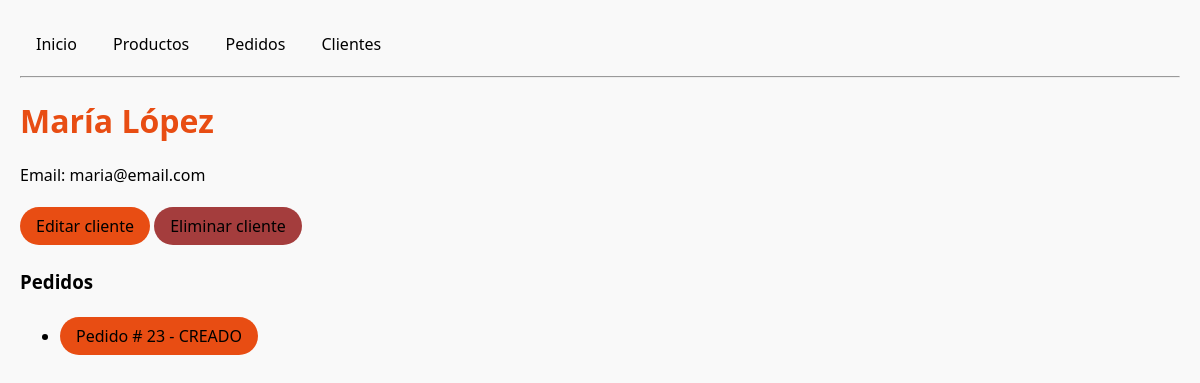
The app's page /clientes/5/ with its own data.
### tienda/models.py (models this page shows, shortened)
class Cliente(models.Model):
    nombre = models.CharField(max_length=100)
    email = models.EmailField(unique=True)
    fecha_regitro = models.DateTimeField(auto_now_add=True)
    activo = models.BooleanField(default=True)

class Pedido(models.Model):
    ESTADOS = [
        ("CREADO", "Creado"),
        ("PAGADO", "Pagado"),
        ("ENVIADO", "Enviado"),
        ("CERRADO", "Cerrado"),
    ]
    cliente = models.ForeignKey(Cliente, on_delete=models.CASCADE, related_name="pedidos")
    fecha = models.DateTimeField(auto_now_add=True)
    estado = models.CharField(max_length=7, choices=ESTADOS ,default="CREADO")

### tienda/views.py (the view)
# urls.py: path("clientes/<int:pk>/", views.detalle_cliente, name="detalle_cliente"),
def detalle_cliente(request, pk):
    cliente = get_object_or_404(Cliente, pk=pk)
    pedidos = cliente.pedidos.select_related('cliente').prefetch_related('items').order_by('-fecha')
    return render(request, "tienda/detalle_cliente.html", {"cliente": cliente, "pedidos": pedidos})

### tienda/templates/tienda/detalle_cliente.html (shortened to what this page needs)
{% extends 'tienda/base.html' %}
{% block content %}
<h1>{{ cliente.nombre }}</h1>
<p>Email: {{ cliente.email }}</p>
<p>
    <a href="{% url 'tienda:editar_cliente' cliente.pk %}" class="btn primary"> Editar cliente </a>
    <a href="{% url 'tienda:eliminar_cliente' cliente.pk %}" class="btn delete"> Eliminar cliente </a>
</p>
<h3>Pedidos</h3>
    <ul>
        {% for p in pedidos %}
            <li>
                <a href="{% url 'tienda:detalle_pedido' p.pk %}" class="btn primary">
                    Pedido # {{ p.id }} - {{ p.estado }}
                </a>
            </li>
            {% empty %}
                <li> El cliente no tiene pedidos </li>
        {% endfor %}
    </ul>
{% endblock %}

### tienda/static/css/main.css (style rules this page uses)
body { font-family: 'Segoe UI', sans-serif; margin: 20px; background-color: #f9f9f9; }
h1 { color: #e84d13; }
.btn { display: inline-block; padding: 8px 16px; margin: 5px 0; color: black; text-decoration: none; border-radius: 9999px; font-weight: 500; transition: background 0.3s, transform 0.2s; }
.primary { background-color: #e84d13; }
.delete { background-color: #a43d3d; }

### records on screen
Cliente: nombre "María López", email "maria@email.com"
Pedido: id "23", estado "CREADO"
